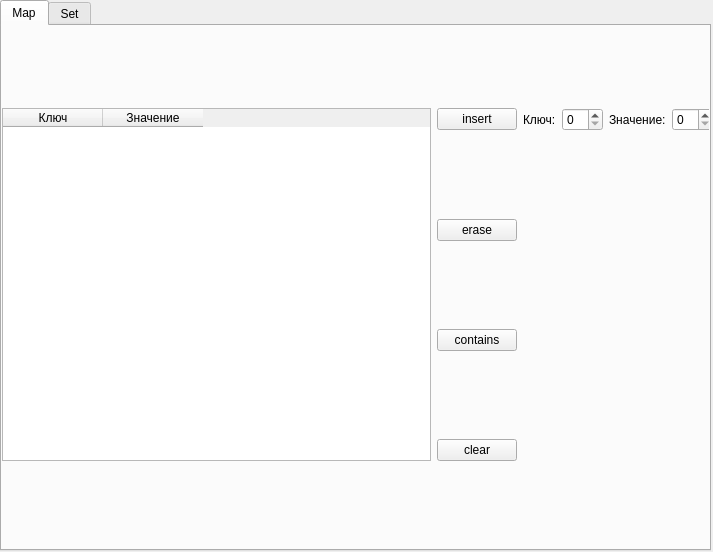
<?xml version="1.0" encoding="UTF-8"?>
<ui version="4.0">
 <class>MainWindow</class>
 <widget class="QMainWindow" name="MainWindow">
  <property name="geometry">
   <rect>
    <x>0</x>
    <y>0</y>
    <width>713</width>
    <height>552</height>
   </rect>
  </property>
  <property name="windowTitle">
   <string>MainWindow</string>
  </property>
  <widget class="QWidget" name="centralwidget">
   <widget class="QTabWidget" name="tabWidget">
    <property name="geometry">
     <rect>
      <x>0</x>
      <y>0</y>
      <width>711</width>
      <height>551</height>
     </rect>
    </property>
    <property name="currentIndex">
     <number>0</number>
    </property>
    <widget class="QWidget" name="tab">
     <attribute name="title">
      <string>Map</string>
     </attribute>
     <widget class="QWidget" name="gridLayoutWidget">
      <property name="geometry">
       <rect>
        <x>0</x>
        <y>0</y>
        <width>711</width>
        <height>521</height>
       </rect>
      </property>
      <layout class="QGridLayout" name="gridLayout">
       <item row="0" column="3">
        <widget class="QSpinBox" name="keySpinBox"/>
       </item>
       <item row="0" column="4">
        <widget class="QLabel" name="label_2">
         <property name="text">
          <string>Значение:</string>
         </property>
        </widget>
       </item>
       <item row="1" column="1">
        <widget class="QPushButton" name="mapRemoveButton">
         <property name="text">
          <string>erase</string>
         </property>
        </widget>
       </item>
       <item row="1" column="2" colspan="4">
        <widget class="QLabel" name="mapResLabel">
         <property name="text">
          <string/>
         </property>
        </widget>
       </item>
       <item row="0" column="2">
        <widget class="QLabel" name="label">
         <property name="text">
          <string>Ключ:</string>
         </property>
        </widget>
       </item>
       <item row="0" column="5">
        <widget class="QSpinBox" name="valSpinBox"/>
       </item>
       <item row="2" column="1">
        <widget class="QPushButton" name="mapContainsButton">
         <property name="text">
          <string>contains</string>
         </property>
        </widget>
       </item>
       <item row="0" column="1">
        <widget class="QPushButton" name="mapInsertButton">
         <property name="text">
          <string>insert</string>
         </property>
        </widget>
       </item>
       <item row="3" column="1">
        <widget class="QPushButton" name="mapClearButton">
         <property name="text">
          <string>clear</string>
         </property>
        </widget>
       </item>
       <item row="0" column="0" rowspan="4">
        <widget class="QTableWidget" name="mapTable">
         <column>
          <property name="text">
           <string>Ключ</string>
          </property>
         </column>
         <column>
          <property name="text">
           <string>Значение</string>
          </property>
         </column>
        </widget>
       </item>
      </layout>
     </widget>
    </widget>
    <widget class="QWidget" name="tab_2">
     <attribute name="title">
      <string>Set</string>
     </attribute>
     <widget class="QWidget" name="gridLayoutWidget_3">
      <property name="geometry">
       <rect>
        <x>0</x>
        <y>0</y>
        <width>711</width>
        <height>521</height>
       </rect>
      </property>
      <layout class="QGridLayout" name="gridLayout_3">
       <item row="2" column="2" rowspan="2" colspan="3">
        <widget class="QLabel" name="setLabel">
         <property name="text">
          <string/>
         </property>
        </widget>
       </item>
       <item row="1" column="0">
        <widget class="QPushButton" name="setRemoveButton">
         <property name="text">
          <string>erase</string>
         </property>
        </widget>
       </item>
       <item row="0" column="2">
        <widget class="QLabel" name="label_3">
         <property name="text">
          <string>Значение вставляемого элемента:</string>
         </property>
        </widget>
       </item>
       <item row="2" column="0">
        <widget class="QPushButton" name="setContainsButton">
         <property name="text">
          <string>contains</string>
         </property>
        </widget>
       </item>
       <item row="0" column="3" colspan="2">
        <widget class="QSpinBox" name="setValSpinBox"/>
       </item>
       <item row="1" column="2" colspan="3">
        <widget class="QLabel" name="setResLabel">
         <property name="text">
          <string/>
         </property>
        </widget>
       </item>
       <item row="0" column="0">
        <widget class="QPushButton" name="setInsertButton">
         <property name="text">
          <string>insert</string>
         </property>
        </widget>
       </item>
       <item row="3" column="0">
        <widget class="QPushButton" name="setClearButton">
         <property name="text">
          <string>clear</string>
         </property>
        </widget>
       </item>
       <item row="2" column="1" rowspan="2">
        <widget class="QLabel" name="label_4">
         <property name="text">
          <string>Cет:</string>
         </property>
         <property name="alignment">
          <set>Qt::AlignRight|Qt::AlignTrailing|Qt::AlignVCenter</set>
         </property>
        </widget>
       </item>
      </layout>
     </widget>
    </widget>
   </widget>
  </widget>
 </widget>
 <resources/>
 <connections/>
</ui>
